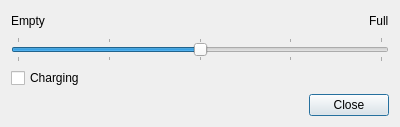
<?xml version="1.0" encoding="UTF-8"?>
<ui version="4.0">
 <class>BatteryPublisher</class>
 <widget class="QDialog" name="BatteryPublisher">
  <property name="geometry">
   <rect>
    <x>0</x>
    <y>0</y>
    <width>400</width>
    <height>125</height>
   </rect>
  </property>
  <property name="windowTitle">
   <string>Battery Publisher</string>
  </property>
  <layout class="QGridLayout" name="gridLayout">
   <item row="0" column="0">
    <widget class="QLabel" name="label">
     <property name="text">
      <string>Empty</string>
     </property>
    </widget>
   </item>
   <item row="0" column="1">
    <spacer name="horizontalSpacer">
     <property name="orientation">
      <enum>Qt::Horizontal</enum>
     </property>
     <property name="sizeHint" stdset="0">
      <size>
       <width>322</width>
       <height>20</height>
      </size>
     </property>
    </spacer>
   </item>
   <item row="0" column="2">
    <widget class="QLabel" name="label_2">
     <property name="text">
      <string>Full</string>
     </property>
    </widget>
   </item>
   <item row="1" column="0" colspan="3">
    <widget class="QSlider" name="batteryCharge">
     <property name="maximum">
      <number>100</number>
     </property>
     <property name="singleStep">
      <number>5</number>
     </property>
     <property name="pageStep">
      <number>25</number>
     </property>
     <property name="value">
      <number>50</number>
     </property>
     <property name="orientation">
      <enum>Qt::Horizontal</enum>
     </property>
     <property name="tickPosition">
      <enum>QSlider::TicksBothSides</enum>
     </property>
     <property name="tickInterval">
      <number>25</number>
     </property>
    </widget>
   </item>
   <item row="4" column="0" colspan="3">
    <widget class="QDialogButtonBox" name="buttonBox">
     <property name="orientation">
      <enum>Qt::Horizontal</enum>
     </property>
     <property name="standardButtons">
      <set>QDialogButtonBox::Close</set>
     </property>
    </widget>
   </item>
   <item row="3" column="0" colspan="3">
    <spacer name="verticalSpacer">
     <property name="orientation">
      <enum>Qt::Vertical</enum>
     </property>
     <property name="sizeHint" stdset="0">
      <size>
       <width>20</width>
       <height>40</height>
      </size>
     </property>
    </spacer>
   </item>
   <item row="2" column="0" colspan="3">
    <widget class="QCheckBox" name="charging">
     <property name="text">
      <string>Charging</string>
     </property>
    </widget>
   </item>
  </layout>
 </widget>
 <resources/>
 <connections>
  <connection>
   <sender>buttonBox</sender>
   <signal>accepted()</signal>
   <receiver>BatteryPublisher</receiver>
   <slot>accept()</slot>
   <hints>
    <hint type="sourcelabel">
     <x>252</x>
     <y>152</y>
    </hint>
    <hint type="destinationlabel">
     <x>157</x>
     <y>156</y>
    </hint>
   </hints>
  </connection>
  <connection>
   <sender>buttonBox</sender>
   <signal>rejected()</signal>
   <receiver>BatteryPublisher</receiver>
   <slot>reject()</slot>
   <hints>
    <hint type="sourcelabel">
     <x>320</x>
     <y>152</y>
    </hint>
    <hint type="destinationlabel">
     <x>286</x>
     <y>156</y>
    </hint>
   </hints>
  </connection>
 </connections>
</ui>
